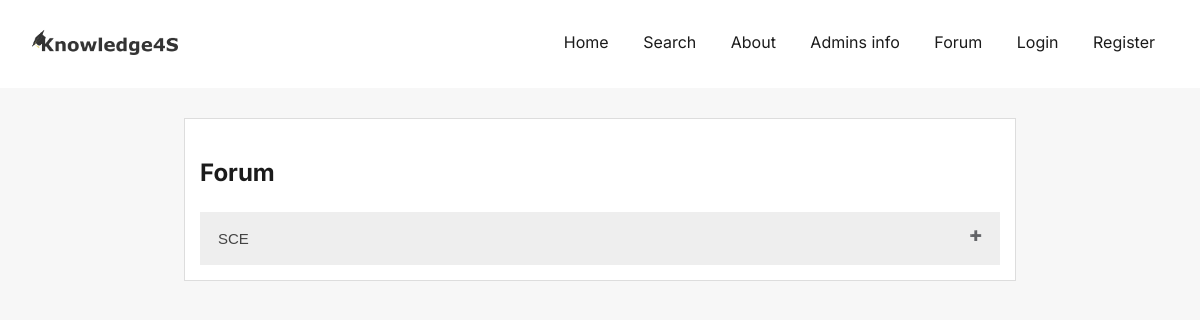
The app's page /forum, older data.
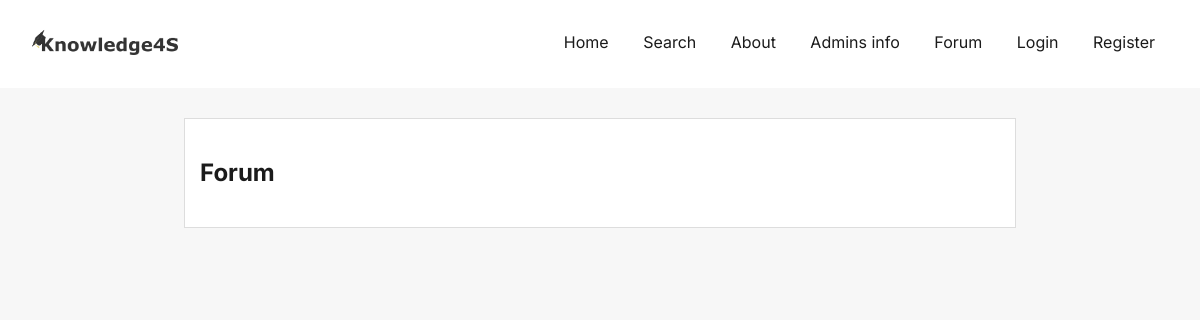
The same page, newer data.
### tables this page shows
CREATE TABLE "Institutions" (
	"InstitutionID"	INTEGER NOT NULL,
	"InstitutionName"	TEXT NOT NULL UNIQUE,
	PRIMARY KEY("InstitutionID" AUTOINCREMENT)
);

### blueprints/forum.py (the view)
@forum_blueprint.route('/forum',methods=['GET'])
def forum():
    data = dataForAllInst()
    return render_template('forum.html', data = data)

### blueprints/forum.py (called while the page is built, shortened)
def dataForAllInst():
    con = sqlite3.connect(current_app.config['DB_NAME'])
    institutions = []
    facInInst = []
    coursInfac = []
    sqlQueryInstitutions = "SELECT * FROM Institutions"
    sqlRes = con.execute(sqlQueryInstitutions)
    for inst in sqlRes:
        institute = {}
        institute['instID'] = inst[0]
        institute['instName'] = inst[1]
        sqlQueryFaculties = "SELECT * FROM Faculties WHERE FacultyID IN (SELECT FacultyID from FacIn WHERE InstitutionID = (?))"
        sqlRes = con.execute(sqlQueryFaculties, (int(inst[0]),))
        institute['faculties'] = facInInst
        institutions.append(institute)
        facInInst = []
    con.close()
    return (institutions)

### templates/forum.html (shortened to what this page needs)
{% extends 'base.html' %}
{% block content %}
</head>
<body>
<h2 name="forumTitle">Forum</h2>
{% for institution in data %}
    <button class="accordion" name="btnInst{{institution['instName']}}">{{institution['instName']}}</button>
     <br \>
{% endfor %}
{% endblock %}

### templates/base.html (shortened to what this page needs)
<!DOCTYPE HTML>
<html>
<head>
    <link href="{{url_for('static', filename='css/style.css')}}" rel="stylesheet">
</head>
<body>
    <div id="header">
        <div id="logo">
            <a href="/"><img src="../static/logo/logo.png" style="height:30px;"/></a>
        </div>
        <div id="menu">
            <a class="navItem" href="/" name="home_link">Home</a>
            <a class="navItem" href="/search" name="search_link">Search</a>
            <a class="navItem" href="/about" name="about_link">About</a>
            <a class="navItem" href="/admins_info" name="admins_link">Admins info</a>
            <a class="navItem" href="/forum" name="forum_link">Forum</a>
            {% if session['username'] %}
                <a class="navItem" href="/user/{{ session['username'] }}" name="user_link">My Profile</a>
                <a class="navItem" href="/upload">Upload</a>
                <a class="navItem" href="/logout" name="logout_link">Logout</a>
            {% else %}
                <a class="navItem" href="/login" name="login_link">Login</a>
                <a class="navItem" href="/register" name="register_link">Register</a>
            {% endif %}
        </div>
    </div>
    <div id="content">
    {% block content %} {% endblock %}
    </div>
</body>
</html>

### static/css/style.css (style rules this page uses)
body { font-family: 'Inter', sans-serif; color:#1b1b1b; font-size:16px; line-height:1.6; margin:0px auto; max-width:100%; background:#f7f7f7; }
#header { background:#fff; display: grid; grid-template-columns: 1fr 5fr; grid-gap: 20px; padding:15px; }
#logo { margin-right:50px; padding:10px; }
#menu { margin-left:50px; padding:15px; text-align:right; }
#menu a { color:#1b1b1b; text-decoration:none; padding:15px; }
#content { width:800px; padding:15px; background:#fff; border: 1px solid #ddd; margin:30px auto; }

Row changes from the older to the newer data that the page shows:
removed Institutions: instName "SCE"
